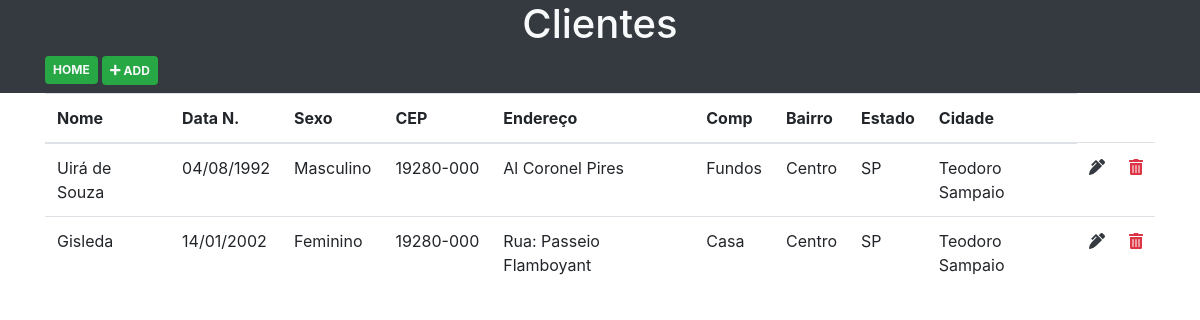
The page / on the database its author committed.
### tables this page shows
CREATE TABLE IF NOT EXISTS `cliente` (
`id` int(11) NOT NULL,
  `nome` varchar(255) DEFAULT NULL,
  `sexo` tinyint(2) DEFAULT NULL,
  `endereco` varchar(255) DEFAULT NULL,
  `numero` int(11) DEFAULT NULL,
  `bairro` varchar(255) DEFAULT NULL,
  `complemento` varchar(255) DEFAULT NULL,
  `estado` varchar(255) DEFAULT NULL,
  `cidade` varchar(255) DEFAULT NULL,
  `cep` varchar(255) DEFAULT NULL,
  `data_nascimento` date DEFAULT NULL
);

### assets/class/Conexao.class.php (called while the page is built, shortened)
<?php
class Conexao {
    private $conn;
    private $host;
    private $user;
    private $password;
    private $baseName;
    protected function __construct() {
        $this->conn = false;
        $this->host = 'localhost';
        $this->user = 'root';
        $this->password = '';
        $this->baseName = 'crmall';
    }
    private function connect() {
        if (!$this->conn) {
            try {
                $this->conn = new PDO('mysql:host=' . $this->host . '; dbname=' . $this->baseName, $this->user, $this->password, array(PDO::MYSQL_ATTR_INIT_COMMAND => 'SET NAMES utf8'));
            } catch (Exception $e) {
                die('ERRO:' . $e->getMessage());
                die('ERRO:' . $e->getLine());
            }
        }
        return $this->conn;
    }
    protected function getAll($query) {
        $resultado = $this->conn->prepare($query);
        $ret = $resultado->execute();
        $resultado->setFetchMode(PDO::FETCH_ASSOC);
        $retorno = $resultado->fetchAll();
        return $retorno;
    }
}
?>

### assets/class/Cliente.class.php (the view, shortened to what this page needs)
<?php
class ListaCliente extends Cliente {
    protected function listarClientes() {
        $sql = "SELECT * FROM cliente";
        $resultado = $this->getAll($sql);
        return $resultado;
    }
}
class ExibeCliente extends listaCliente {
    public function exibirClientes() {
        $clientes = parent:: listarClientes();
        foreach ($clientes as $cliente) {
            if($cliente['sexo'] == 0){
                $sexo = "Masculino";
            }else{
                $sexo = "Feminino";
            }
            echo'
            <tr>
                <td>'.$cliente["nome"].'</td>
                <td>'.date("d/m/Y", strtotime($cliente["data_nascimento"])).'</td>
                <td>'.$sexo.'</td>
                <td>'. number_format(substr($cliente['cep'], 0, 5),0,"","").'-'.substr($cliente['cep'], 5, 3) .'</td>
                <td>'.$cliente['endereco'].'</td>
                <td>'.$cliente['complemento'].'</td>
                <td>'.$cliente['bairro'].'</td>
                <td>'.$cliente['estado'].'</td>
                <td>'.$cliente['cidade'].'</td>
                <td>
                    <a class="text-dark" href="?pg=edt&id='.$cliente['id'].'">
                        <i class="fas fa-pen-alt"></i>
                    </a>
                </td>
                <td>
                    <a class="text-danger del_cliente" href="?del='.$cliente['id'].'">
                        <i class="fa fa-trash-alt"></i>
                    </a>
                </td>
            </tr>
            ';
        }
    }
}
?>

### index.php (shortened to what this page needs)
<?php
    require_once("./assets/class/Conexao.class.php");
    require_once("./assets/class/Cliente.class.php");
?>
<!DOCTYPE html>
<html lang="en">
<head>
    <link rel="stylesheet" href="./assets/bootstrap/css/bootstrap.min.css">
    <link rel="stylesheet" href="./assets/fontawesome/css/all.min.css">
</head>
<body>
    <header class="container-fluid bg-dark text-light pb-2">
        <h1 class="text-center">Clientes</h1>
        <nav class="container">
            <section class="badge badge-success align-top p-2">
                <a class="text-light" href="index.php">
                    <i class=""></i> HOME
                </a>
            </section>
            <section class="badge badge-success align-top p-2">
                <a class="text-light" href="?pg=add">
                    <i class="fa fa-plus"></i> ADD
                </a>
            </section>
        </nav>
    </header>
    <section class="container">
        <?php
            if(isset($_GET['pg'])){
                switch($_GET['pg']){
                    case 'edt':
                        include_once("./assets/pages/edt.php");
                    break;
                    case 'add':
                        include_once("./assets/pages/add.php");
                    break;
                    default :
                        include_once("./assets/pages/home.php");
                    break;
                }
            }else{
                include_once("./assets/pages/home.php");
            }
        ?>
    </section>
</body>
</html>

### assets/pages/home.php (shortened to what this page needs)
<article class="row ">
            <article class="col-12 ">
                <section class="list-group ">
                    <table class="table table-hover">
                        <thead>
                            <tr>
                                <th>Nome</th>
                                <th>Data N.</th>
                                <th>Sexo</th>
                                <th>CEP</th>
                                <th>Endereço</th>
                                <th>Comp</th>
                                <th>Bairro</th>
                                <th>Estado</th>
                                <th>Cidade</th>
                            </tr>
                        </thead>
                        <tbody>
                            <?php $clientes->exibirClientes(); ?>
                        </tbody>
                    </table>
                </section>
            </article>
        </article>

### rows shown on the page
cliente: nome "Uirá de Souza", data_nascimento "04/08/1992", sexo "Masculino", cep "19280", cep "000", endereco "Al Coronel Pires", complemento "Fundos", bairro "Centro", estado "SP", cidade "Teodoro Sampaio"
cliente: nome "Gisleda", data_nascimento "14/01/2002", sexo "Feminino", cep "19280", cep "000", endereco "Rua: Passeio Flamboyant", complemento "Casa", bairro "Centro", estado "SP", cidade "Teodoro Sampaio"
